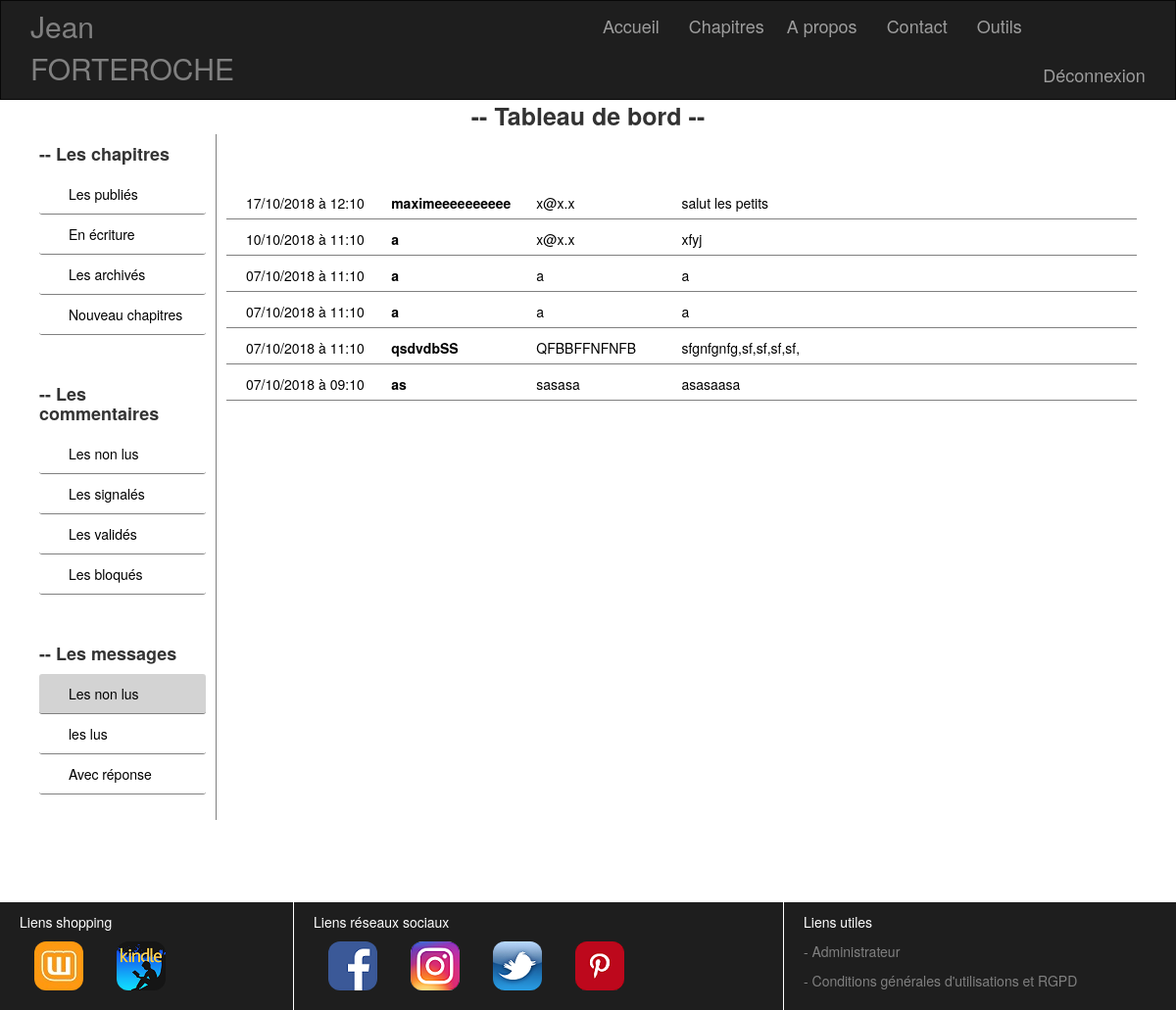
Page /index.php?callPage=dashboardDisplayListLineMessage&stateMessage=0 (signed in) on the committed database.
### tables this page shows
CREATE TABLE IF NOT EXISTS `message` (
  `id` int(11) NOT NULL AUTO_INCREMENT,
  `name` varchar(255) NOT NULL,
  `email` varchar(255) NOT NULL,
  `contentMessage` text NOT NULL,
  `stateMessage` int(1) NOT NULL,
  `publicationDate` datetime NOT NULL,
  PRIMARY KEY (`id`)
);

### view/BackOffice/model/modelMessage.php (called while the page is built, shortened)
<?php
require_once("./view/backOffice/model/modelLogBDD.php");
class modelMessage
{
    private $BDD;
    public function __construct()
    {
        $this->BDD = new BDD();
    }
    public function getDisplayListLineMessageByStateMessage($stateMessage)
    {
        $donneesDisplayListLineMessageByStateMessage = $this->BDD->connexionBDD()->prepare('SELECT * FROM message WHERE stateMessage=:a ORDER BY publicationDate DESC');
        $donneesDisplayListLineMessageByStateMessage->execute(array('a'=>$stateMessage));
        return $donneesDisplayListLineMessageByStateMessage->fetchAll();
    }
}

### view/BackOffice/model/modelLogBDD.php (called while the page is built)
<?php
class BDD
{
    public function connexionBDD()
    {
    return new PDO('mysql:host=localhost;dbname=projet_3', 'root', '');
    }
}

### view/message/viewDisplayListLineMessageState.php (the view)
  <ul class="col-lg-12">
      <?php
      foreach ($displayListLineMessage as $donneesDisplayListLineMessage)
      {
          $contentMessage = substr($donneesDisplayListLineMessage['contentMessage'], 0, 50);
          $dateFr = date("d/m/Y", strtotime($donneesDisplayListLineMessage['publicationDate']));
          $heure = date("h", strtotime($donneesDisplayListLineMessage['publicationDate']));
          $minute = date("m", strtotime($donneesDisplayListLineMessage['publicationDate']));
?>
          <li class="listMessageContact">
          <a href="./index.php?callPage=dashboardDisplayOneMessage&stateMessage=<?= $_GET['stateMessage'] ?>&idMessage=<?= $donneesDisplayListLineMessage['id'] ?>">
          <span class="date col-lg-2"><?= $dateFr ?> à <?= $heure ?>:<?= $minute ?></span>
          <span class="col-lg-2"><strong><?= $donneesDisplayListLineMessage['name'] ?></strong></span>
          <span class="date col-lg-2"><?= $donneesDisplayListLineMessage['email'] ?></span>
          <span><?= $contentMessage ?></span>
          </a></li>
<?php
      }
        ?>
  </ul>

### css/cssBody.css (style rules this page uses)
[class*="col-"] { min-height: 100%; margin: 0; padding: 0; }
.row { margin: 0; padding: 0; }

### css/cssMiddlePage.css (style rules this page uses)
a, a:hover { text-decoration: none; color: blue; }
.listMessageContact, .listComment, .listChapter, .listReportComment, .listValidateComment, .listBlockComment { padding: 10px 20px 6px; border-bottom: 1px solid grey; color: black; }
ul { list-style-type: none; }
.sectionDashboard a { color: black; }

### rows in the picture
message: publicationDate "17/10/2018", publicationDate "12", publicationDate "10", name "maximeeeeeeeeee", email "x@x.x", contentMessage "salut les petits"
message: publicationDate "10/10/2018", publicationDate "11", publicationDate "10", name "a", email "x@x.x", contentMessage "xfyj"
message: publicationDate "07/10/2018", publicationDate "11", publicationDate "10", name "a", email "a", contentMessage "a"
message: publicationDate "07/10/2018", publicationDate "11", publicationDate "10", name "a", email "a", contentMessage "a"
message: publicationDate "07/10/2018", publicationDate "11", publicationDate "10", name "qsdvdbSS", email "QFBBFFNFNFB", contentMessage "sfgnfgnfg,sf,sf,sf,sf,"
message: publicationDate "07/10/2018", publicationDate "09", publicationDate "10", name "as", email "sasasa", contentMessage "asasaasa"
